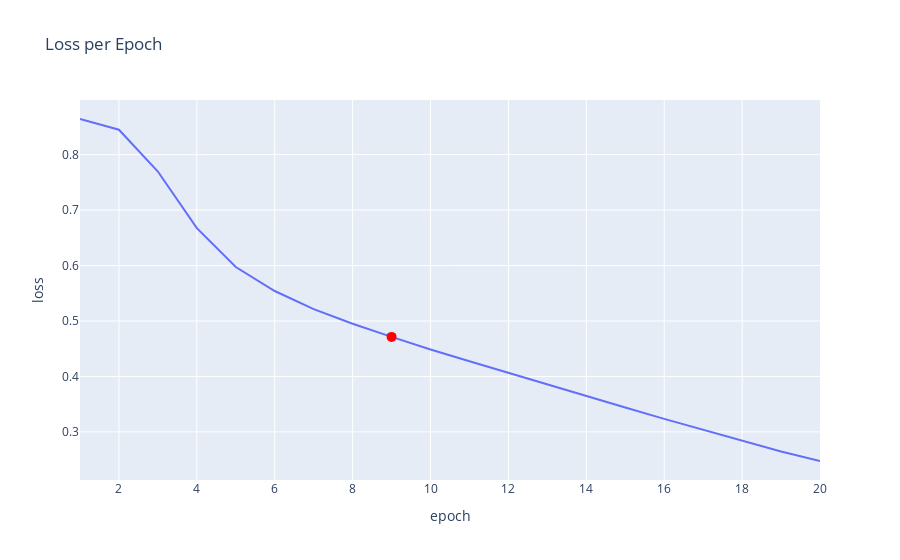
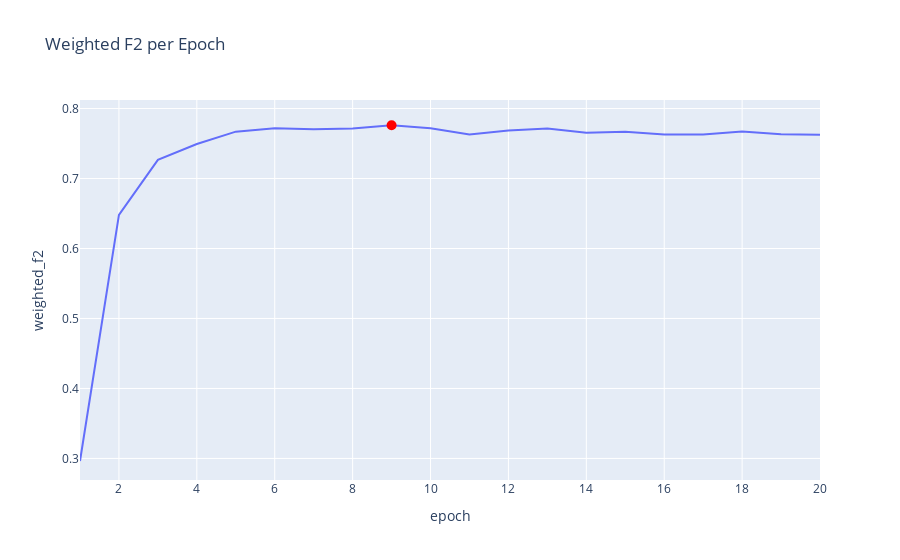

Notebook cell for these charts, in order:
### Code cell
# Plot Loss and Target Metric per Epoch, highlighting the peak
fig_a = px.line(result_df, x='epoch', y='loss', title='Loss per Epoch')
fig_a.add_scatter(x=[best_epoch+1], y=[loss_history[best_epoch]], mode='markers', showlegend=False, marker={'color': 'red', 'size': 10}, name='Best Model')
fig_a.update_layout()
fig_a.show()

fig_b = px.line(result_df, x='epoch', y='weighted_f2', title='Weighted F2 per Epoch')
fig_b.add_scatter(x=[best_epoch+1], y=[metric_history[best_epoch]['weighted_f2']], mode='markers', showlegend=False, marker={'color': 'red', 'size': 10}, name='Best Model')
fig_b.update_layout()
fig_b.show()

### Figure 1 — Plotly figure (JSON) as saved in the notebook; plotly's stock layout.template omitted (floating-point values rounded to 4 significant figures)
{"data": [{"hovertemplate": "epoch=%{x}<br>loss=%{y}<extra></extra>", "legendgroup": "", "line": {"color": "#636efa", "dash": "solid"}, "marker": {"symbol": "circle"}, "mode": "lines", "name": "", "orientation": "v", "showlegend": false, "type": "scatter", "x": [1, 2, 3, 4, 5, 6, 7, 8, 9, 10, 11, 12, 13, 14, 15, 16, 17, 18, 19, 20], "xaxis": "x", "y": [0.8642, 0.8449, 0.7695, 0.6674, 0.5972, 0.554, 0.5215, 0.495, 0.4713, 0.4485, 0.4275, 0.4064, 0.3857, 0.3641, 0.3441, 0.3235, 0.3037, 0.2841, 0.2648, 0.2475], "yaxis": "y"}, {"marker": {"color": "red", "size": 10}, "mode": "markers", "name": "Best Model", "showlegend": false, "type": "scatter", "x": [9], "y": [0.4713]}], "layout": {"legend": {"tracegroupgap": 0}, "title": {"text": "Loss per Epoch"}, "xaxis": {"anchor": "y", "domain": [0, 1], "title": {"text": "epoch"}}, "yaxis": {"anchor": "x", "domain": [0, 1], "title": {"text": "loss"}}}}

### Figure 2 — Plotly figure (JSON) as saved in the notebook; plotly's stock layout.template omitted (floating-point values rounded to 4 significant figures)
{"data": [{"hovertemplate": "epoch=%{x}<br>weighted_f2=%{y}<extra></extra>", "legendgroup": "", "line": {"color": "#636efa", "dash": "solid"}, "marker": {"symbol": "circle"}, "mode": "lines", "name": "", "orientation": "v", "showlegend": false, "type": "scatter", "x": [1, 2, 3, 4, 5, 6, 7, 8, 9, 10, 11, 12, 13, 14, 15, 16, 17, 18, 19, 20], "xaxis": "x", "y": [0.2964, 0.648, 0.7266, 0.7493, 0.767, 0.7718, 0.7705, 0.7716, 0.7761, 0.7718, 0.7629, 0.7685, 0.7714, 0.7655, 0.7668, 0.763, 0.763, 0.7672, 0.7633, 0.7624], "yaxis": "y"}, {"marker": {"color": "red", "size": 10}, "mode": "markers", "name": "Best Model", "showlegend": false, "type": "scatter", "x": [9], "y": [0.7761]}], "layout": {"legend": {"tracegroupgap": 0}, "title": {"text": "Weighted F2 per Epoch"}, "xaxis": {"anchor": "y", "domain": [0, 1], "title": {"text": "epoch"}}, "yaxis": {"anchor": "x", "domain": [0, 1], "title": {"text": "weighted_f2"}}}}
